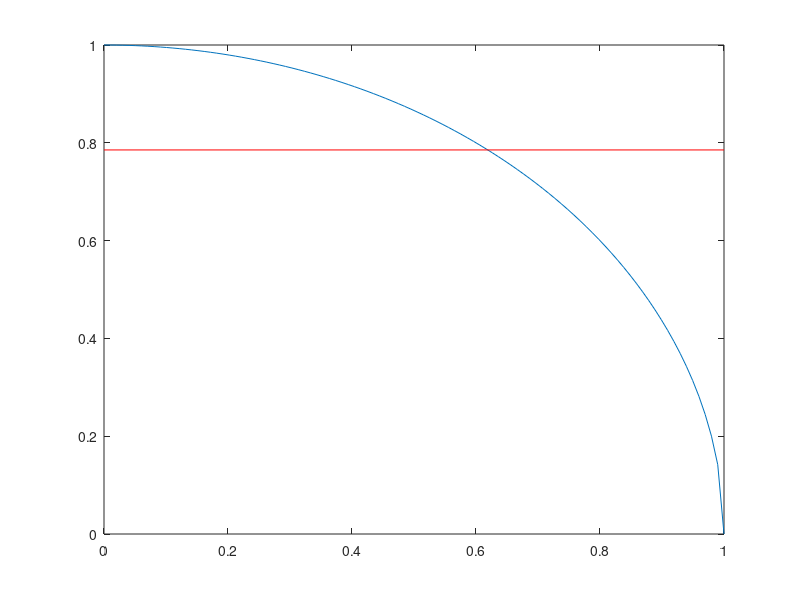

Write the MATLAB code that produced this figure.
% Plot of sqrt(1-x^2) on the interval [0, 1], and adding the average value
close all;
x = linspace(0, 1);
f = @(x) sqrt(1 - x.^2);
plot(x, f(x));
hold on;
avg = (1/1) * integral(f, 0, 1)
plot([0, 1], [avg, avg], 'r');
